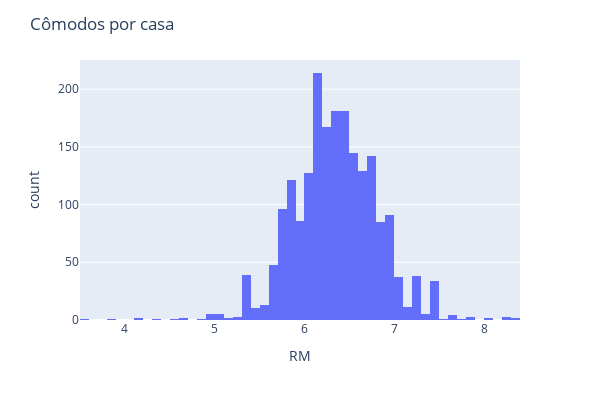

Write notebook code for a chart like this one.
### Code cell
hist = px.histogram(df, x = "RM", nbins = 60)
hist.update_layout(width = 600, height = 400, title_text = "Cômodos por casa")
hist.show()

### Figure 1 — Plotly figure (JSON) as saved in the notebook; plotly's stock layout.template omitted (floating-point values rounded to 4 significant figures; data arrays with more than 128 entries replaced by an {"elided": "..."} marker saying what was removed)
{"data": [{"alignmentgroup": "True", "bingroup": "x", "hovertemplate": "RM=%{x}<br>count=%{y}<extra></extra>", "legendgroup": "", "marker": {"color": "#636efa", "pattern": {"shape": ""}}, "name": "", "nbinsx": 60, "offsetgroup": "", "orientation": "v", "showlegend": false, "type": "histogram", "x": {"elided": "2040 float values"}, "xaxis": "x", "yaxis": "y"}], "layout": {"barmode": "relative", "height": 400, "legend": {"tracegroupgap": 0}, "margin": {"t": 60}, "title": {"text": "Cômodos por casa"}, "width": 600, "xaxis": {"anchor": "y", "domain": [0, 1], "title": {"text": "RM"}}, "yaxis": {"anchor": "x", "domain": [0, 1], "title": {"text": "count"}}}}
